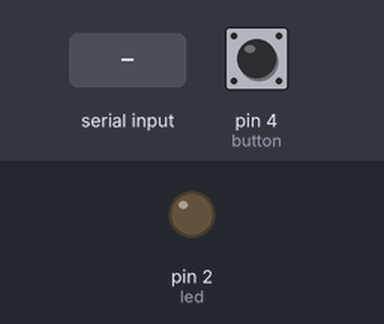
Bench run of a sketch on a simulated Arduino Uno, built with avr-gcc and run on an emulated ATmega328P. Shown: output pins drawn as LEDs (lit = HIGH). The test bench sets the inputs (shaded band); at power-on: pin 4 (button) HIGH.

Above: at 1.2 s.
1.3 s: "1" received over the second serial link
At 2.5 s:
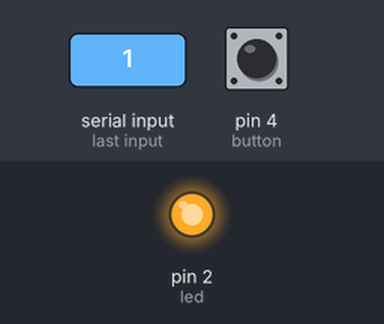
2.8 s: "0" received over the second serial link
At 3.8 s:
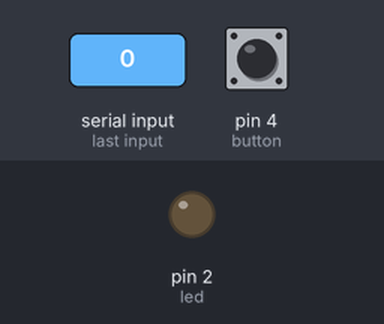
Timing chart, 0 to 5.8 s (numbered marks = the images above; inputs shaded):
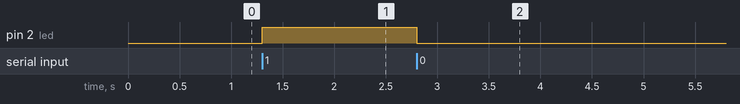

Measured:
- after the input at 1.3 s, pin 2 (led): LOW → HIGH at once
- after the input at 2.8 s, pin 2 (led): HIGH → LOW at once

The sketch:

this_is_slave.ino
```cpp
//this is slave

#include <SoftwareSerial.h>

SoftwareSerial BTSerial(8, 9);

int state = 0;
const int led = 2;
const int button = 4;
int buttonstate = 1;

void setup()
{
  BTSerial.begin(9600);
  pinMode(led, OUTPUT);
  digitalWrite(led, LOW);
  pinMode(button, INPUT);
  digitalWrite(button, HIGH);
}
void loop()
{
 if(BTSerial.available() > 0)
 {
    // Checks whether data is comming from the serial port
    state = BTSerial.read(); // Reads the data from the serial port
 }

 // Reading the button
 buttonstate = digitalRead(button);
 if (buttonstate == LOW)
 {
   BTSerial.write('1'); // Sends '1' to the master to turn on LED
 }
 else
 {
   BTSerial.write('0');
 }

  if (state == '1')
 {
  digitalWrite(led, HIGH); // LED ON
  state = 0;
 }
 else if (state == '0')
 {
  digitalWrite(led, LOW); // LED ON
  state = 0;
 }
}
```
